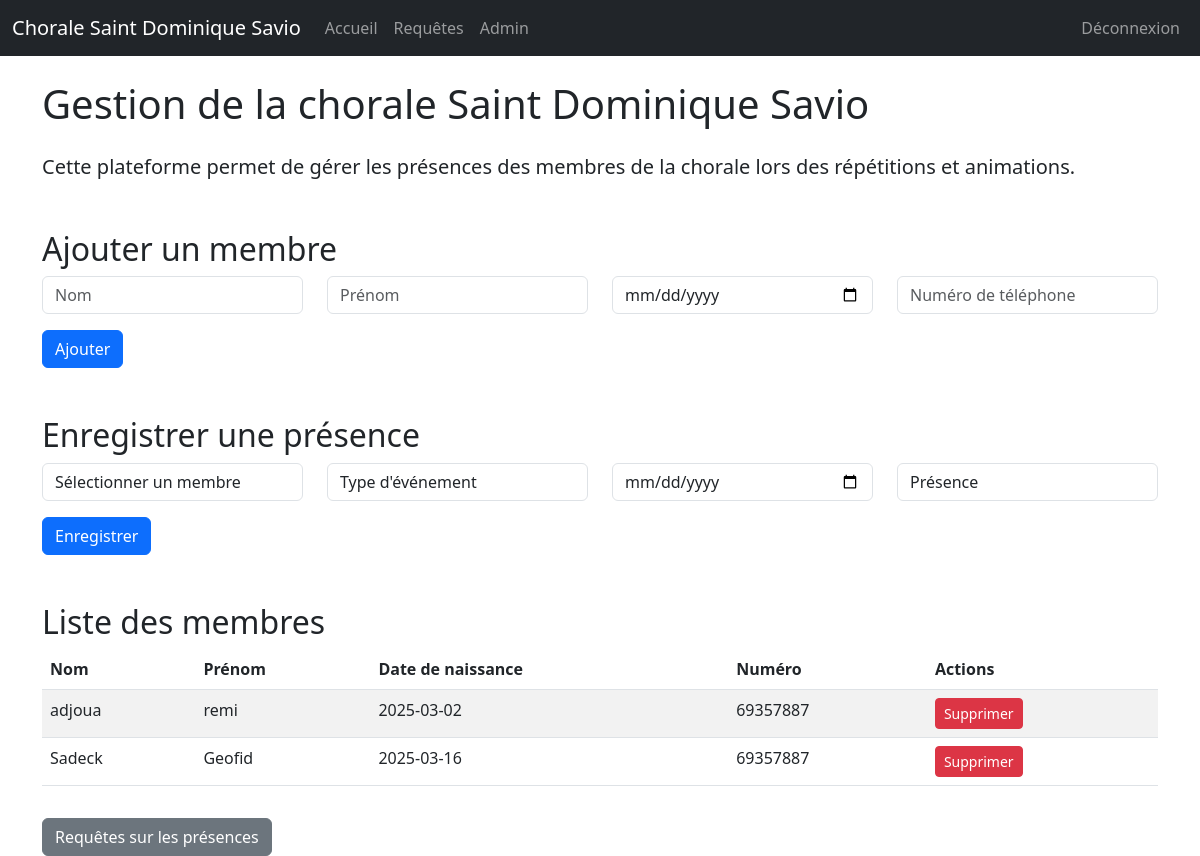
Page / (signed in) on the committed database.
### tables this page shows
CREATE TABLE membres (
                    id INTEGER PRIMARY KEY AUTOINCREMENT,
                    nom TEXT,
                    prenom TEXT,
                    date_naissance TEXT,
                    numero TEXT,
                    utilisateur_id INTEGER,
                    statut TEXT DEFAULT 'Nouveau'
                );

### app.py (the view)
@app.route('/')
def index():
    if 'nom_utilisateur' not in session:
        return redirect('/connexion')
    conn = sqlite3.connect('chorale.db')
    c = conn.cursor()
    if session.get('role') == 'admin':
        c.execute("SELECT * FROM membres")
    else:
        c.execute("SELECT * FROM membres WHERE utilisateur_id = ?", (session['utilisateur_id'],))
    membres = c.fetchall()
    conn.close()
    return render_template('index.html', membres=membres, role=session.get('role'))

### templates/index.html (shortened to what this page needs)
<!DOCTYPE html>
<html lang="fr">
<head>
    <link href="https://cdn.jsdelivr.net/npm/bootstrap@5.3.0/dist/css/bootstrap.min.css" rel="stylesheet">
</head>
<body>
    <nav class="navbar navbar-expand-lg navbar-dark bg-dark">
        <div class="container-fluid">
            <a class="navbar-brand" href="/">Chorale Saint Dominique Savio</a>
            <div class="collapse navbar-collapse" id="navbarNav">
                <ul class="navbar-nav me-auto">
                    <li class="nav-item">
                        <a class="nav-link" href="/">Accueil</a>
                    </li>
                    <li class="nav-item">
                        <a class="nav-link" href="/requetes">Requêtes</a>
                    </li>
                    {% if session.get('role') == 'admin' %}
                    <li class="nav-item">
                        <a class="nav-link" href="/admin">Admin</a>
                    </li>
                    {% endif %}
                </ul>
                <ul class="navbar-nav">
                    <li class="nav-item">
                        <a class="nav-link" href="/deconnexion">Déconnexion</a>
                    </li>
                </ul>
            </div>
        </div>
    </nav>
    <div class="container">
        <h1 class="my-4">Gestion de la chorale Saint Dominique Savio</h1>
        <p class="lead">Cette plateforme permet de gérer les présences des membres de la chorale lors des répétitions et animations.</p>
        <h2 class="mt-5">Ajouter un membre</h2>
        <form method="POST" action="/ajouter_membre" class="mb-4">
            <div class="row">
                <div class="col-md-3">
                    <input type="text" name="nom" class="form-control" placeholder="Nom" required>
                </div>
                <div class="col-md-3">
                    <input type="text" name="prenom" class="form-control" placeholder="Prénom" required>
                </div>
                <div class="col-md-3">
                    <input type="date" name="date_naissance" class="form-control" placeholder="Date de naissance" required>
                </div>
                <div class="col-md-3">
                    <input type="text" name="numero" class="form-control" placeholder="Numéro de téléphone" required>
                </div>
            </div>
            <button type="submit" class="btn btn-primary mt-3">Ajouter</button>
        </form>
        <h2 class="mt-5">Enregistrer une présence</h2>
        <form method="POST" action="/enregistrer_presence" class="mb-4">
            <div class="row">
                <div class="col-md-3">
                    <select name="membre_id" class="form-control" required>
                        <option value="">Sélectionner un membre</option>
                    </select>
                </div>
                <div class="col-md-3">
                    <select name="type_rencontre" class="form-control" required>
                        <option value="">Type d'événement</option>
                    </select>
                </div>
                <div class="col-md-3">
                    <input type="date" name="date" class="form-control" required>
                </div>
                <div class="col-md-3">
                    <select name="presence" class="form-control" required>
                        <option value="">Présence</option>
                    </select>
                </div>
            </div>
            <button type="submit" class="btn btn-primary mt-3">Enregistrer</button>
        </form>
        <h2 class="mt-5">Liste des membres</h2>
        <table class="table table-striped">
            <thead>
                <tr>
                    <th>Nom</th>
                    <th>Prénom</th>
                    <th>Date de naissance</th>
                    <th>Numéro</th>
                    <th>Actions</th>
                </tr>
            </thead>
            <tbody>
                {% for membre in membres %}
                    <tr>
                        <td>{{ membre[1] }}</td>
                        <td>{{ membre[2] }}</td>
                        <td>{{ membre[3] }}</td>
                        <td>{{ membre[4] }}</td>
                        <td>
                            <a href="/supprimer_membre/{{ membre[0] }}" class="btn btn-danger btn-sm">Supprimer</a>
                        </td>
                    </tr>
                {% endfor %}
            </tbody>
        </table>
        <a href="/requetes" class="btn btn-secondary mt-3">Requêtes sur les présences</a>
    </div>
</body>
</html>

### rows in the picture
membres: nom "adjoua", prenom "remi", date_naissance "2025-03-02", numero "69357887"
membres: nom "Sadeck", prenom "Geofid", date_naissance "2025-03-16", numero "69357887"
